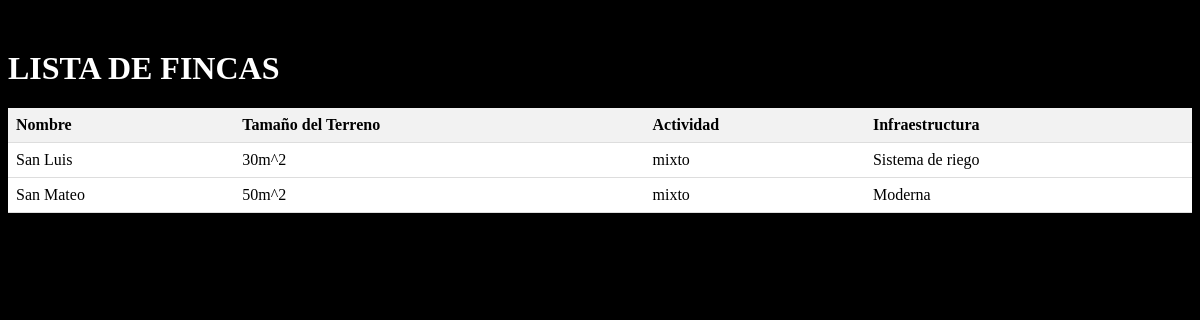
The page /portal/fincas/ on the database its author committed.
### inmobiliaria_app/models.py (models this page shows, shortened)
class Fincas(models.Model):
    nombre = models.CharField(max_length=255, verbose_name="Nombre de la finca", null=True)
    tamañoterreno = models.CharField(max_length=255, verbose_name="Tamaño del terreno")
    actividad = models.CharField(max_length=255, choices=ACTIVIDAD_CHOICES, verbose_name="Actividad")
    infraestructura = models.CharField(max_length=255, verbose_name="Infraestructura")
    class Meta:
        verbose_name_plural = "Fincas"

### inmobiliaria_app/api/views.py (the view)
# urls.py: path('fincas/', FincasLiveView.as_view(), name='fincas-list'),
class FincasLiveView(APIView):
    def get(self, request):
        fincas = Fincas.objects.all()
        serializer = FincasSerializer(fincas, many=True)
        return render(request, 'fincas.html', {'fincas': serializer.data})

### inmobiliaria_app/templates/fincas.html (shortened to what this page needs)
{% load widget_tweaks %}
<!DOCTYPE html>
<html lang="es">
<head>
</head>
<body>
    <div class="container">
        <h1>LISTA DE FINCAS</h1>
        <table>
            <thead>
                <tr>
                    <th>Nombre</th>
                    <th>Tamaño del Terreno</th>
                    <th>Actividad</th>
                    <th>Infraestructura</th>
                </tr>
            </thead>
            <tbody>
                {% for finca in fincas %}
                <tr>
                    <td>{{ finca.nombre }}</td>
                    <td>{{ finca.tamañoterreno }}</td>
                    <td>{{ finca.actividad }}</td>
                    <td>{{ finca.infraestructura }}</td>
                </tr>
                {% endfor %}
            </tbody>
        </table>
    </div>
</body>
</html>

### inmobiliaria_app/templates/fincas.html (style rules this page uses)
body { background-color: #000; color: #fff; }
.container { margin-top: 50px; }
table { background-color: #fff; border-collapse: collapse; width: 100%; }
th, td { padding: 8px; text-align: left; border-bottom: 1px solid #ddd; color: #000; }
th { background-color: #f2f2f2; color: #000; }

### rows shown on the page
Fincas: nombre "San Luis", tamañoterreno "30m^2", infraestructura "Sistema de riego"
Fincas: nombre "San Mateo", tamañoterreno "50m^2", infraestructura "Moderna"

### other values the page prints
{{ finca.actividad }} "mixto" "mixto"
